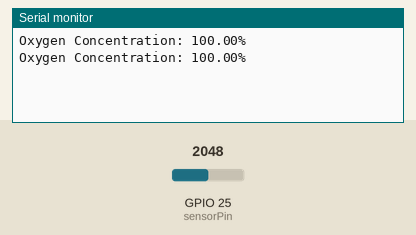
This sketch was run on a simulated ESP32. On the bench: the last lines printed to the serial monitor. The test bench sets the inputs (shaded band); at power-on: GPIO 25 (sensorPin) = 2048.

Above: at 1.8 s.
1.9 s: GPIO 25 (sensorPin) set to 491
At 2.8 s:
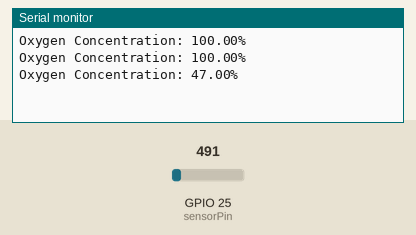
3.4 s: GPIO 25 (sensorPin) set to 0
At 4.4 s:
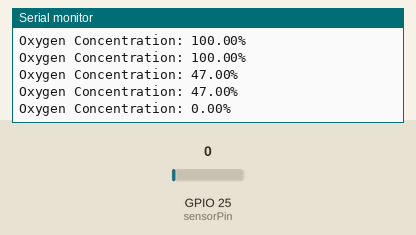
Timing chart, 0 to 6.4 s (numbered marks = the images above; inputs shaded):
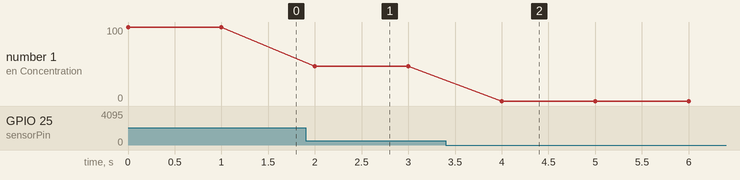

Measured:
- after the input at 1.9 s, the serial monitor: prints a new line after 0.10 s (image 1)
- after the input at 3.4 s, the serial monitor: prints a new line after 0.60 s (image 2)
- plotted number 1: 100 → 47 after the input at 1.9 s, 47 → 0 after the input at 3.4 s

The sketch:

sketch_jun18a.ino
```cpp
const int sensorPin = 25; // Pin connected to the SIG pin of the sensor

// Calibration parameters
const int baselineValue = 500; // Replace with your calibrated baseline value

void setup() {
  Serial.begin(9600); // Initialize Serial communication
  pinMode(sensorPin, INPUT); // Set the sensor pin as INPUT
}

void loop() {
  int sensorValue = analogRead(sensorPin); // Read the sensor value

  // Calibrate the sensor value based on the baseline value
  float calibratedValue = map(sensorValue, 0, 1023, 0, 100);
  calibratedValue = constrain(calibratedValue, 0, 100);

  // Display the calibrated value
  Serial.print("Oxygen Concentration: ");
  Serial.print(calibratedValue);
  Serial.println("%");

  delay(1000); // Delay between readings
}
```
